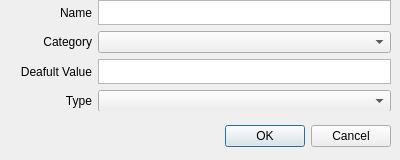
<?xml version="1.0" encoding="UTF-8"?>
<ui version="4.0">
 <class>Dialog</class>
 <widget class="QDialog" name="Dialog">
  <property name="geometry">
   <rect>
    <x>0</x>
    <y>0</y>
    <width>400</width>
    <height>160</height>
   </rect>
  </property>
  <property name="windowTitle">
   <string>Dialog</string>
  </property>
  <widget class="QDialogButtonBox" name="buttonBox">
   <property name="geometry">
    <rect>
     <x>50</x>
     <y>120</y>
     <width>341</width>
     <height>32</height>
    </rect>
   </property>
   <property name="orientation">
    <enum>Qt::Horizontal</enum>
   </property>
   <property name="standardButtons">
    <set>QDialogButtonBox::Cancel|QDialogButtonBox::Ok</set>
   </property>
  </widget>
  <widget class="QWidget" name="gridLayoutWidget">
   <property name="geometry">
    <rect>
     <x>20</x>
     <y>0</y>
     <width>371</width>
     <height>111</height>
    </rect>
   </property>
   <layout class="QGridLayout" name="gridLayout" rowstretch="0,0,0,0" columnstretch="0,0">
    <property name="sizeConstraint">
     <enum>QLayout::SetMaximumSize</enum>
    </property>
    <item row="0" column="1">
     <widget class="QPlainTextEdit" name="plainTextEdit"/>
    </item>
    <item row="2" column="1">
     <widget class="QPlainTextEdit" name="plainTextEdit_3">
      <property name="sizePolicy">
       <sizepolicy hsizetype="Expanding" vsizetype="Fixed">
        <horstretch>0</horstretch>
        <verstretch>0</verstretch>
       </sizepolicy>
      </property>
      <property name="maximumSize">
       <size>
        <width>16777215</width>
        <height>16777215</height>
       </size>
      </property>
     </widget>
    </item>
    <item row="0" column="0">
     <widget class="QLabel" name="label">
      <property name="sizePolicy">
       <sizepolicy hsizetype="Preferred" vsizetype="MinimumExpanding">
        <horstretch>0</horstretch>
        <verstretch>0</verstretch>
       </sizepolicy>
      </property>
      <property name="text">
       <string>Name</string>
      </property>
      <property name="textFormat">
       <enum>Qt::PlainText</enum>
      </property>
      <property name="alignment">
       <set>Qt::AlignRight|Qt::AlignTrailing|Qt::AlignVCenter</set>
      </property>
     </widget>
    </item>
    <item row="3" column="1">
     <widget class="QComboBox" name="comboBox"/>
    </item>
    <item row="1" column="0">
     <widget class="QLabel" name="label_2">
      <property name="sizePolicy">
       <sizepolicy hsizetype="Preferred" vsizetype="MinimumExpanding">
        <horstretch>0</horstretch>
        <verstretch>0</verstretch>
       </sizepolicy>
      </property>
      <property name="text">
       <string>Category</string>
      </property>
      <property name="textFormat">
       <enum>Qt::PlainText</enum>
      </property>
      <property name="alignment">
       <set>Qt::AlignRight|Qt::AlignTrailing|Qt::AlignVCenter</set>
      </property>
     </widget>
    </item>
    <item row="2" column="0">
     <widget class="QLabel" name="label_3">
      <property name="sizePolicy">
       <sizepolicy hsizetype="Preferred" vsizetype="MinimumExpanding">
        <horstretch>0</horstretch>
        <verstretch>0</verstretch>
       </sizepolicy>
      </property>
      <property name="text">
       <string>Deafult Value</string>
      </property>
      <property name="textFormat">
       <enum>Qt::PlainText</enum>
      </property>
      <property name="alignment">
       <set>Qt::AlignRight|Qt::AlignTrailing|Qt::AlignVCenter</set>
      </property>
     </widget>
    </item>
    <item row="3" column="0">
     <widget class="QLabel" name="label_4">
      <property name="sizePolicy">
       <sizepolicy hsizetype="Preferred" vsizetype="MinimumExpanding">
        <horstretch>0</horstretch>
        <verstretch>0</verstretch>
       </sizepolicy>
      </property>
      <property name="text">
       <string>Type</string>
      </property>
      <property name="textFormat">
       <enum>Qt::PlainText</enum>
      </property>
      <property name="alignment">
       <set>Qt::AlignRight|Qt::AlignTrailing|Qt::AlignVCenter</set>
      </property>
     </widget>
    </item>
    <item row="1" column="1">
     <widget class="QComboBox" name="comboBox_2"/>
    </item>
   </layout>
  </widget>
 </widget>
 <resources/>
 <connections>
  <connection>
   <sender>buttonBox</sender>
   <signal>accepted()</signal>
   <receiver>Dialog</receiver>
   <slot>accept()</slot>
   <hints>
    <hint type="sourcelabel">
     <x>248</x>
     <y>254</y>
    </hint>
    <hint type="destinationlabel">
     <x>157</x>
     <y>274</y>
    </hint>
   </hints>
  </connection>
  <connection>
   <sender>buttonBox</sender>
   <signal>rejected()</signal>
   <receiver>Dialog</receiver>
   <slot>reject()</slot>
   <hints>
    <hint type="sourcelabel">
     <x>316</x>
     <y>260</y>
    </hint>
    <hint type="destinationlabel">
     <x>286</x>
     <y>274</y>
    </hint>
   </hints>
  </connection>
 </connections>
</ui>
